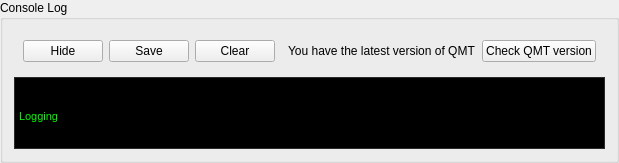
                    <widget class="QGroupBox" name="_groupBox">
                        <property name="title">
                            <string>Console Log</string>
                        </property>
                        <layout class="QVBoxLayout" name="verticalLayout">
                            <item>
                                <widget class="QWidget" name="_widget_2" native="true">
                                    <layout class="QHBoxLayout" name="horizontalLayout">
                                        <item>
                                            <widget class="QPushButton" name="console_hide_checkbtn">
                                                <property name="text">
                                                    <string>Hide</string>
                                                </property>
                                                <property name="checkable">
                                                    <bool>true</bool>
                                                </property>
                                            </widget>
                                        </item>
                                        <item>
                                            <widget class="QPushButton" name="console_save_btn">
                                                <property name="text">
                                                    <string>Save</string>
                                                </property>
                                            </widget>
                                        </item>
                                        <item>
                                            <widget class="QPushButton" name="console_clean_btn">
                                                <property name="text">
                                                    <string>Clear</string>
                                                </property>
                                            </widget>
                                        </item>
                                        <item>
                                            <spacer name="_horizontalSpacer_2">
                                                <property name="orientation">
                                                    <enum>Qt::Horizontal</enum>
                                                </property>
                                            </spacer>
                                        </item>
                                        <item>
                                            <widget class="UpdateLabel" name="update_status_label">
                                                <property name="text">
                                                    <string>You have the latest version of QMT</string>
                                                </property>
                                            </widget>
                                        </item>
                                        <item>
                                            <widget class="CheckUpdatesButton" name="check_updates_btn">
                                                <property name="text">
                                                    <string>Check QMT version</string>
                                                </property>
                                                <property name="flat">
                                                    <bool>false</bool>
                                                </property>
                                            </widget>
                                        </item>
                                    </layout>
                                </widget>
                            </item>
                            <item>
                                <widget class="ConsoleLogOutput" name="console_log_output">
                                    <property name="palette">
                                        <palette>
                                            <active>
                                                <colorrole role="WindowText">
                                                    <brush brushstyle="SolidPattern">
                                                        <color alpha="255">
                                                            <red>255</red>
                                                            <green>255</green>
                                                            <blue>255</blue>
                                                        </color>
                                                    </brush>
                                                </colorrole>
                                                <colorrole role="Button">
                                                    <brush brushstyle="SolidPattern">
                                                        <color alpha="255">
                                                            <red>56</red>
                                                            <green>56</green>
                                                            <blue>56</blue>
                                                        </color>
                                                    </brush>
                                                </colorrole>
                                                <colorrole role="Light">
                                                    <brush brushstyle="SolidPattern">
                                                        <color alpha="255">
                                                            <red>84</red>
                                                            <green>84</green>
                                                            <blue>84</blue>
                                                        </color>
                                                    </brush>
                                                </colorrole>
                                                <colorrole role="Midlight">
                                                    <brush brushstyle="SolidPattern">
                                                        <color alpha="255">
                                                            <red>70</red>
                                                            <green>70</green>
                                                            <blue>70</blue>
                                                        </color>
                                                    </brush>
                                                </colorrole>
                                                <colorrole role="Dark">
                                                    <brush brushstyle="SolidPattern">
                                                        <color alpha="255">
                                                            <red>28</red>
                                                            <green>28</green>
                                                            <blue>28</blue>
                                                        </color>
                                                    </brush>
                                                </colorrole>
                                                <colorrole role="Mid">
                                                    <brush brushstyle="SolidPattern">
                                                        <color alpha="255">
                                                            <red>37</red>
                                                            <green>37</green>
                                                            <blue>37</blue>
                                                        </color>
                                                    </brush>
                                                </colorrole>
                                                <colorrole role="Text">
                                                    <brush brushstyle="SolidPattern">
                                                        <color alpha="255">
                                                            <red>0</red>
                                                            <green>255</green>
                                                            <blue>0</blue>
                                                        </color>
                                                    </brush>
                                                </colorrole>
                                                <colorrole role="BrightText">
                                                    <brush brushstyle="SolidPattern">
                                                        <color alpha="255">
                                                            <red>255</red>
                                                            <green>255</green>
                                                            <blue>255</blue>
                                                        </color>
                                                    </brush>
                                                </colorrole>
                                                <colorrole role="ButtonText">
                                                    <brush brushstyle="SolidPattern">
                                                        <color alpha="255">
                                                            <red>255</red>
                                                            <green>255</green>
                                                            <blue>255</blue>
                                                        </color>
                                                    </brush>
                                                </colorrole>
                                                <colorrole role="Base">
                                                    <brush brushstyle="SolidPattern">
                                                        <color alpha="255">
                                                            <red>0</red>
                                                            <green>0</green>
                                                            <blue>0</blue>
                                                        </color>
                                                    </brush>
                                                </colorrole>
                                                <colorrole role="Window">
                                                    <brush brushstyle="SolidPattern">
                                                        <color alpha="255">
                                                            <red>56</red>
                                                            <green>56</green>
                                                            <blue>56</blue>
                                                        </color>
                                                    </brush>
                                                </colorrole>
                                                <colorrole role="Shadow">
                                                    <brush brushstyle="SolidPattern">
                                                        <color alpha="255">
                                                            <red>0</red>
                                                            <green>0</green>
                                                            <blue>0</blue>
                                                        </color>
                                                    </brush>
                                                </colorrole>
                                                <colorrole role="AlternateBase">
                                                    <brush brushstyle="SolidPattern">
                                                        <color alpha="255">
                                                            <red>28</red>
                                                            <green>28</green>
                                                            <blue>28</blue>
                                                        </color>
                                                    </brush>
                                                </colorrole>
                                                <colorrole role="ToolTipBase">
                                                    <brush brushstyle="SolidPattern">
                                                        <color alpha="255">
                                                            <red>255</red>
                                                            <green>255</green>
                                                            <blue>220</blue>
                                                        </color>
                                                    </brush>
                                                </colorrole>
                                                <colorrole role="ToolTipText">
                                                    <brush brushstyle="SolidPattern">
                                                        <color alpha="255">
                                                            <red>0</red>
                                                            <green>0</green>
                                                            <blue>0</blue>
                                                        </color>
                                                    </brush>
                                                </colorrole>
                                            </active>
                                            <inactive>
                                                <colorrole role="WindowText">
                                                    <brush brushstyle="SolidPattern">
                                                        <color alpha="255">
                                                            <red>255</red>
                                                            <green>255</green>
                                                            <blue>255</blue>
                                                        </color>
                                                    </brush>
                                                </colorrole>
                                                <colorrole role="Button">
                                                    <brush brushstyle="SolidPattern">
                                                        <color alpha="255">
                                                            <red>56</red>
                                                            <green>56</green>
                                                            <blue>56</blue>
                                                        </color>
                                                    </brush>
                                                </colorrole>
                                                <colorrole role="Light">
                                                    <brush brushstyle="SolidPattern">
                                                        <color alpha="255">
                                                            <red>84</red>
                                                            <green>84</green>
                                                            <blue>84</blue>
                                                        </color>
                                                    </brush>
                                                </colorrole>
                                                <colorrole role="Midlight">
                                                    <brush brushstyle="SolidPattern">
                                                        <color alpha="255">
                                                            <red>70</red>
                                                            <green>70</green>
                                                            <blue>70</blue>
                                                        </color>
                                                    </brush>
                                                </colorrole>
                                                <colorrole role="Dark">
                                                    <brush brushstyle="SolidPattern">
                                                        <color alpha="255">
                                                            <red>28</red>
                                                            <green>28</green>
                                                            <blue>28</blue>
                                                        </color>
                                                    </brush>
                                                </colorrole>
                                                <colorrole role="Mid">
                                                    <brush brushstyle="SolidPattern">
                                                        <color alpha="255">
                                                            <red>37</red>
                                                            <green>37</green>
                                                            <blue>37</blue>
                                                        </color>
                                                    </brush>
                                                </colorrole>
                                                <colorrole role="Text">
                                                    <brush brushstyle="SolidPattern">
                                                        <color alpha="255">
                                                            <red>0</red>
                                                            <green>255</green>
                                                            <blue>0</blue>
                                                        </color>
                                                    </brush>
                                                </colorrole>
                                                <colorrole role="BrightText">
                                                    <brush brushstyle="SolidPattern">
                                                        <color alpha="255">
                                                            <red>255</red>
                                                            <green>255</green>
                                                            <blue>255</blue>
                                                        </color>
                                                    </brush>
                                                </colorrole>
                                                <colorrole role="ButtonText">
                                                    <brush brushstyle="SolidPattern">
                                                        <color alpha="255">
                                                            <red>255</red>
                                                            <green>255</green>
                                                            <blue>255</blue>
                                                        </color>
                                                    </brush>
                                                </colorrole>
                                                <colorrole role="Base">
                                                    <brush brushstyle="SolidPattern">
                                                        <color alpha="255">
                                                            <red>0</red>
                                                            <green>0</green>
                                                            <blue>0</blue>
                                                        </color>
                                                    </brush>
                                                </colorrole>
                                                <colorrole role="Window">
                                                    <brush brushstyle="SolidPattern">
                                                        <color alpha="255">
                                                            <red>56</red>
                                                            <green>56</green>
                                                            <blue>56</blue>
                                                        </color>
                                                    </brush>
                                                </colorrole>
                                                <colorrole role="Shadow">
                                                    <brush brushstyle="SolidPattern">
                                                        <color alpha="255">
                                                            <red>0</red>
                                                            <green>0</green>
                                                            <blue>0</blue>
                                                        </color>
                                                    </brush>
                                                </colorrole>
                                                <colorrole role="AlternateBase">
                                                    <brush brushstyle="SolidPattern">
                                                        <color alpha="255">
                                                            <red>28</red>
                                                            <green>28</green>
                                                            <blue>28</blue>
                                                        </color>
                                                    </brush>
                                                </colorrole>
                                                <colorrole role="ToolTipBase">
                                                    <brush brushstyle="SolidPattern">
                                                        <color alpha="255">
                                                            <red>255</red>
                                                            <green>255</green>
                                                            <blue>220</blue>
                                                        </color>
                                                    </brush>
                                                </colorrole>
                                                <colorrole role="ToolTipText">
                                                    <brush brushstyle="SolidPattern">
                                                        <color alpha="255">
                                                            <red>0</red>
                                                            <green>0</green>
                                                            <blue>0</blue>
                                                        </color>
                                                    </brush>
                                                </colorrole>
                                            </inactive>
                                            <disabled>
                                                <colorrole role="WindowText">
                                                    <brush brushstyle="SolidPattern">
                                                        <color alpha="255">
                                                            <red>28</red>
                                                            <green>28</green>
                                                            <blue>28</blue>
                                                        </color>
                                                    </brush>
                                                </colorrole>
                                                <colorrole role="Button">
                                                    <brush brushstyle="SolidPattern">
                                                        <color alpha="255">
                                                            <red>56</red>
                                                            <green>56</green>
                                                            <blue>56</blue>
                                                        </color>
                                                    </brush>
                                                </colorrole>
                                                <colorrole role="Light">
                                                    <brush brushstyle="SolidPattern">
                                                        <color alpha="255">
                                                            <red>84</red>
                                                            <green>84</green>
                                                            <blue>84</blue>
                                                        </color>
                                                    </brush>
                                                </colorrole>
                                                <colorrole role="Midlight">
                                                    <brush brushstyle="SolidPattern">
                                                        <color alpha="255">
                                                            <red>70</red>
                                                            <green>70</green>
                                                            <blue>70</blue>
                                                        </color>
                                                    </brush>
                                                </colorrole>
                                                <colorrole role="Dark">
                                                    <brush brushstyle="SolidPattern">
                                                        <color alpha="255">
                                                            <red>28</red>
                                                            <green>28</green>
                                                            <blue>28</blue>
                                                        </color>
                                                    </brush>
                                                </colorrole>
                                                <colorrole role="Mid">
                                                    <brush brushstyle="SolidPattern">
                                                        <color alpha="255">
                                                            <red>37</red>
                                                            <green>37</green>
                                                            <blue>37</blue>
                                                        </color>
                                                    </brush>
                                                </colorrole>
                                                <colorrole role="Text">
                                                    <brush brushstyle="SolidPattern">
                                                        <color alpha="255">
                                                            <red>28</red>
                                                            <green>28</green>
                                                            <blue>28</blue>
                                                        </color>
                                                    </brush>
                                                </colorrole>
                                                <colorrole role="BrightText">
                                                    <brush brushstyle="SolidPattern">
                                                        <color alpha="255">
                                                            <red>255</red>
                                                            <green>255</green>
                                                            <blue>255</blue>
                                                        </color>
                                                    </brush>
                                                </colorrole>
                                                <colorrole role="ButtonText">
                                                    <brush brushstyle="SolidPattern">
                                                        <color alpha="255">
                                                            <red>28</red>
                                                            <green>28</green>
                                                            <blue>28</blue>
                                                        </color>
                                                    </brush>
                                                </colorrole>
                                                <colorrole role="Base">
                                                    <brush brushstyle="SolidPattern">
                                                        <color alpha="255">
                                                            <red>56</red>
                                                            <green>56</green>
                                                            <blue>56</blue>
                                                        </color>
                                                    </brush>
                                                </colorrole>
                                                <colorrole role="Window">
                                                    <brush brushstyle="SolidPattern">
                                                        <color alpha="255">
                                                            <red>56</red>
                                                            <green>56</green>
                                                            <blue>56</blue>
                                                        </color>
                                                    </brush>
                                                </colorrole>
                                                <colorrole role="Shadow">
                                                    <brush brushstyle="SolidPattern">
                                                        <color alpha="255">
                                                            <red>0</red>
                                                            <green>0</green>
                                                            <blue>0</blue>
                                                        </color>
                                                    </brush>
                                                </colorrole>
                                                <colorrole role="AlternateBase">
                                                    <brush brushstyle="SolidPattern">
                                                        <color alpha="255">
                                                            <red>56</red>
                                                            <green>56</green>
                                                            <blue>56</blue>
                                                        </color>
                                                    </brush>
                                                </colorrole>
                                                <colorrole role="ToolTipBase">
                                                    <brush brushstyle="SolidPattern">
                                                        <color alpha="255">
                                                            <red>255</red>
                                                            <green>255</green>
                                                            <blue>220</blue>
                                                        </color>
                                                    </brush>
                                                </colorrole>
                                                <colorrole role="ToolTipText">
                                                    <brush brushstyle="SolidPattern">
                                                        <color alpha="255">
                                                            <red>0</red>
                                                            <green>0</green>
                                                            <blue>0</blue>
                                                        </color>
                                                    </brush>
                                                </colorrole>
                                            </disabled>
                                        </palette>
                                    </property>
                                    <property name="sizeAdjustPolicy">
                                        <enum>QAbstractScrollArea::AdjustToContents</enum>
                                    </property>
                                    <property name="readOnly">
                                        <bool>true</bool>
                                    </property>
                                    <property name="html">
                                        <string>&lt;!DOCTYPE HTML PUBLIC &quot;-//W3C//DTD HTML 4.0//EN&quot; &quot;http://www.w3.org/TR/REC-html40/strict.dtd&quot;&gt;
                                            &lt;html&gt;&lt;head&gt;&lt;meta name=&quot;qrichtext&quot; content=&quot;1&quot;
                                            /&gt;&lt;style type=&quot;text/css&quot;&gt;
                                            p, li { white-space: pre-wrap; }
                                            &lt;/style&gt;&lt;/head&gt;&lt;body style=&quot; font-family:'MS Shell Dlg
                                            2'; font-size:8.25pt; font-weight:400; font-style:normal;&quot;&gt;
                                            &lt;p style=&quot; margin-top:0px; margin-bottom:0px; margin-left:0px;
                                            margin-right:0px; -qt-block-indent:0; text-indent:0px;&quot;&gt;Logging&lt;/p&gt;&lt;/body&gt;&lt;/html&gt;
                                        </string>
                                    </property>
                                </widget>
                            </item>
                        </layout>
                    </widget>
